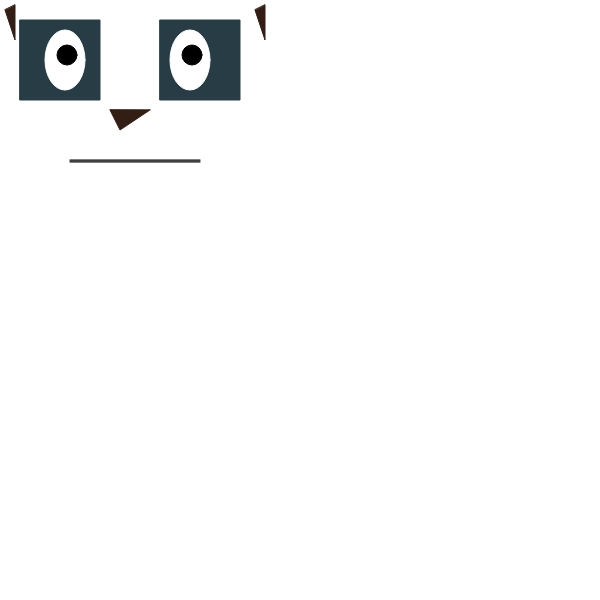
Frame 1 (no input)
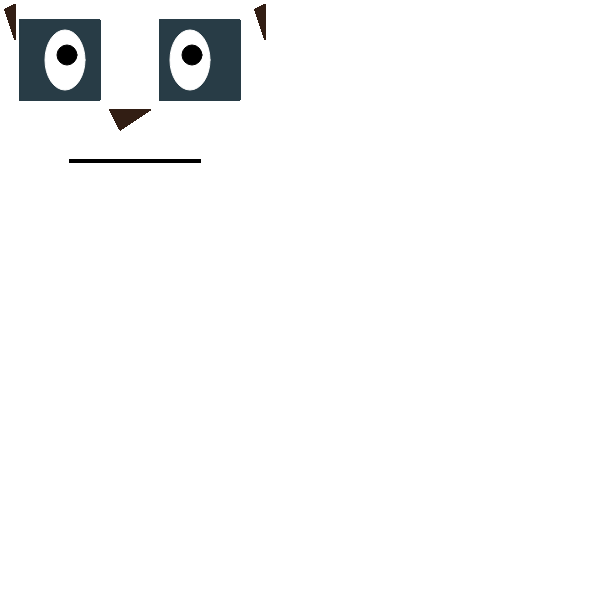
Frame 60 (no input)
Frame 120 (the mouse pressed at the canvas centre since frame 60): identical to frame 60, image omitted

The p5.js sketch that drew these frames (run headless with seeded random() and noise() and a simulated clock; from frame 60 on, the mouse is pressed at the canvas centre):

// p5.js sketch
// ── sketch.js
function setup() {
  // put setup code here

createCanvas(600, 600);
background(255,255,255);

}

function draw() {
  // put drawing code here

//eyes
stroke(40,60,70);
fill(40,60,70);
rect(20,20,80,80);

stroke(255,255,255);
fill(255,255,255);
ellipse(65,60,40,60);

stroke(0,0,0);
fill(0,0,0);
ellipse(67,55,20,20);

stroke(40,60,70);
fill(40,60,70);
rect(160,20,80,80);

stroke(255,255,255);
fill(255,255,255);
ellipse(190,60,40,60);

stroke(0,0,0);
fill(0,0,0);
ellipse(192,55,20,20);

//nose
stroke(50,30,20);
fill(50,30,20);
triangle(110,110,120,130,150,110);

//mouth
stroke(0,0,0);
fill(0,0,0);
line(70,160,200,160);

stroke(0,0,0);
fill(0,0,0);
line(70,161,200,161);

stroke(0,0,0);
fill(0,0,0);
line(70,162,200,162);

//ears

stroke(50,30,20);
fill(50,30,20);
triangle(255,10,265,40,265,5);

triangle(5,10,15,40,15,5);

}
